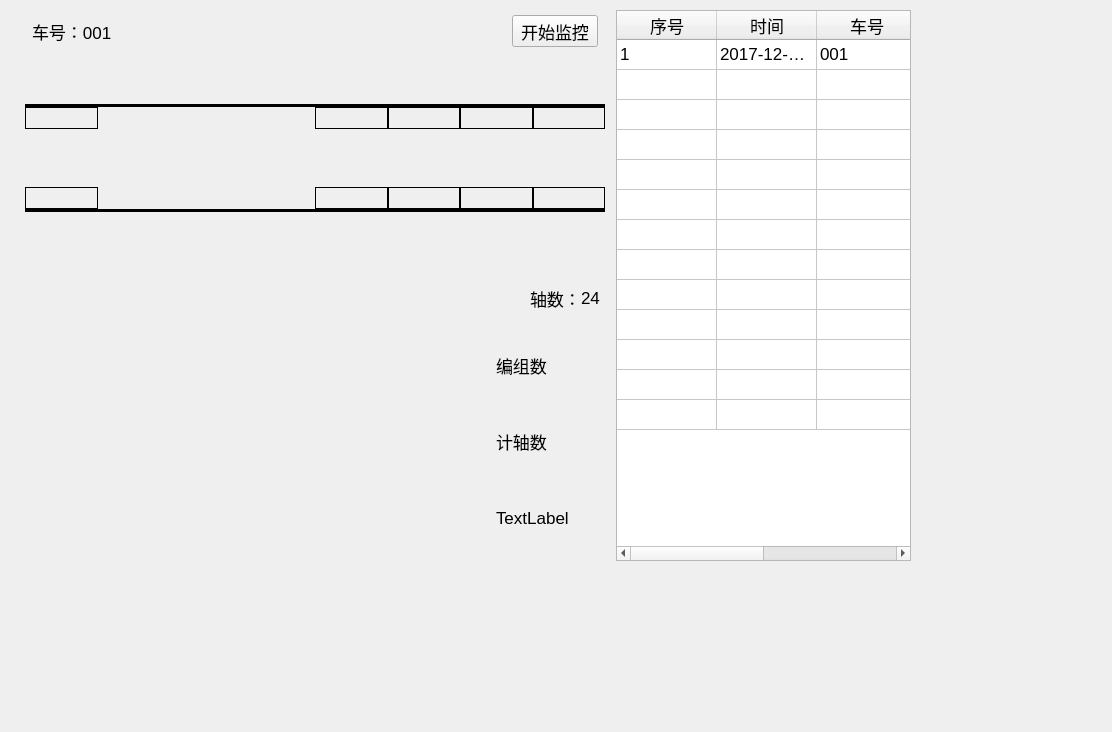
<?xml version="1.0" encoding="UTF-8"?>
<ui version="4.0">
 <class>DlgMoniteRealTime</class>
 <widget class="QDialog" name="DlgMoniteRealTime">
  <property name="geometry">
   <rect>
    <x>0</x>
    <y>0</y>
    <width>1112</width>
    <height>732</height>
   </rect>
  </property>
  <property name="font">
   <font>
    <pointsize>13</pointsize>
   </font>
  </property>
  <property name="windowTitle">
   <string>实时监控</string>
  </property>
  <widget class="QWidget" name="horizontalLayoutWidget">
   <property name="geometry">
    <rect>
     <x>20</x>
     <y>10</y>
     <width>891</width>
     <height>551</height>
    </rect>
   </property>
   <layout class="QHBoxLayout" name="mainLayout" stretch="2,1">
    <item>
     <layout class="QVBoxLayout" name="leftLayout" stretch="1,1,1,0,1,0,1,1,1,4">
      <property name="spacing">
       <number>0</number>
      </property>
      <property name="leftMargin">
       <number>5</number>
      </property>
      <property name="topMargin">
       <number>5</number>
      </property>
      <property name="rightMargin">
       <number>5</number>
      </property>
      <property name="bottomMargin">
       <number>5</number>
      </property>
      <item>
       <layout class="QHBoxLayout" name="horizontalLayout">
        <property name="leftMargin">
         <number>7</number>
        </property>
        <property name="rightMargin">
         <number>7</number>
        </property>
        <item>
         <widget class="QLabel" name="label_11">
          <property name="text">
           <string>车号：001</string>
          </property>
         </widget>
        </item>
        <item>
         <widget class="QToolButton" name="btnMonite">
          <property name="text">
           <string>开始监控</string>
          </property>
         </widget>
        </item>
       </layout>
      </item>
      <item>
       <layout class="QHBoxLayout" name="horizontalLayout_1" stretch="1,3,1,1,1,1">
        <item>
         <widget class="QLabel" name="labLight1">
          <property name="text">
           <string/>
          </property>
          <property name="pixmap">
           <pixmap resource="../images.qrc">:/images/graylight.png</pixmap>
          </property>
          <property name="alignment">
           <set>Qt::AlignBottom|Qt::AlignHCenter</set>
          </property>
         </widget>
        </item>
        <item>
         <spacer name="horizontalSpacer_4">
          <property name="orientation">
           <enum>Qt::Horizontal</enum>
          </property>
          <property name="sizeHint" stdset="0">
           <size>
            <width>40</width>
            <height>20</height>
           </size>
          </property>
         </spacer>
        </item>
        <item>
         <widget class="QLabel" name="labLight2">
          <property name="text">
           <string/>
          </property>
          <property name="pixmap">
           <pixmap resource="../images.qrc">:/images/graylight.png</pixmap>
          </property>
          <property name="alignment">
           <set>Qt::AlignBottom|Qt::AlignHCenter</set>
          </property>
         </widget>
        </item>
        <item>
         <widget class="QLabel" name="labLight3">
          <property name="text">
           <string/>
          </property>
          <property name="pixmap">
           <pixmap resource="../images.qrc">:/images/graylight.png</pixmap>
          </property>
          <property name="alignment">
           <set>Qt::AlignBottom|Qt::AlignHCenter</set>
          </property>
         </widget>
        </item>
        <item>
         <widget class="QLabel" name="labLight4">
          <property name="text">
           <string/>
          </property>
          <property name="pixmap">
           <pixmap resource="../images.qrc">:/images/graylight.png</pixmap>
          </property>
          <property name="alignment">
           <set>Qt::AlignBottom|Qt::AlignHCenter</set>
          </property>
         </widget>
        </item>
        <item>
         <widget class="QLabel" name="labLight5">
          <property name="text">
           <string/>
          </property>
          <property name="pixmap">
           <pixmap resource="../images.qrc">:/images/graylight.png</pixmap>
          </property>
          <property name="alignment">
           <set>Qt::AlignBottom|Qt::AlignHCenter</set>
          </property>
         </widget>
        </item>
       </layout>
      </item>
      <item>
       <widget class="Line" name="line">
        <property name="styleSheet">
         <string notr="true">gridline-color: rgb(0, 0, 0);
background-color: rgb(0, 0, 0);</string>
        </property>
        <property name="orientation">
         <enum>Qt::Horizontal</enum>
        </property>
       </widget>
      </item>
      <item>
       <layout class="QHBoxLayout" name="horizontalLayout_2" stretch="1,3,1,1,1,1">
        <item>
         <widget class="QLabel" name="label">
          <property name="frameShape">
           <enum>QFrame::Box</enum>
          </property>
          <property name="text">
           <string/>
          </property>
         </widget>
        </item>
        <item>
         <spacer name="horizontalSpacer">
          <property name="orientation">
           <enum>Qt::Horizontal</enum>
          </property>
          <property name="sizeHint" stdset="0">
           <size>
            <width>40</width>
            <height>20</height>
           </size>
          </property>
         </spacer>
        </item>
        <item>
         <widget class="QLabel" name="label_10">
          <property name="frameShape">
           <enum>QFrame::Box</enum>
          </property>
          <property name="text">
           <string/>
          </property>
         </widget>
        </item>
        <item>
         <widget class="QLabel" name="label_3">
          <property name="frameShape">
           <enum>QFrame::Box</enum>
          </property>
          <property name="text">
           <string/>
          </property>
         </widget>
        </item>
        <item>
         <widget class="QLabel" name="label_8">
          <property name="frameShape">
           <enum>QFrame::Box</enum>
          </property>
          <property name="text">
           <string/>
          </property>
         </widget>
        </item>
        <item>
         <widget class="QLabel" name="label_5">
          <property name="frameShape">
           <enum>QFrame::Box</enum>
          </property>
          <property name="text">
           <string/>
          </property>
         </widget>
        </item>
       </layout>
      </item>
      <item>
       <spacer name="verticalSpacer">
        <property name="orientation">
         <enum>Qt::Vertical</enum>
        </property>
        <property name="sizeHint" stdset="0">
         <size>
          <width>20</width>
          <height>40</height>
         </size>
        </property>
       </spacer>
      </item>
      <item>
       <layout class="QHBoxLayout" name="horizontalLayout_6" stretch="1,3,1,1,1,1">
        <item>
         <widget class="QLabel" name="label_14">
          <property name="frameShape">
           <enum>QFrame::Box</enum>
          </property>
          <property name="text">
           <string/>
          </property>
         </widget>
        </item>
        <item>
         <spacer name="horizontalSpacer_2">
          <property name="orientation">
           <enum>Qt::Horizontal</enum>
          </property>
          <property name="sizeHint" stdset="0">
           <size>
            <width>40</width>
            <height>20</height>
           </size>
          </property>
         </spacer>
        </item>
        <item>
         <widget class="QLabel" name="label_15">
          <property name="frameShape">
           <enum>QFrame::Box</enum>
          </property>
          <property name="text">
           <string/>
          </property>
         </widget>
        </item>
        <item>
         <widget class="QLabel" name="label_16">
          <property name="frameShape">
           <enum>QFrame::Box</enum>
          </property>
          <property name="text">
           <string/>
          </property>
         </widget>
        </item>
        <item>
         <widget class="QLabel" name="label_17">
          <property name="frameShape">
           <enum>QFrame::Box</enum>
          </property>
          <property name="text">
           <string/>
          </property>
         </widget>
        </item>
        <item>
         <widget class="QLabel" name="label_18">
          <property name="frameShape">
           <enum>QFrame::Box</enum>
          </property>
          <property name="text">
           <string/>
          </property>
         </widget>
        </item>
       </layout>
      </item>
      <item>
       <widget class="Line" name="line_2">
        <property name="styleSheet">
         <string notr="true">background-color: rgb(0, 0, 0);
gridline-color: rgb(0, 0, 0);</string>
        </property>
        <property name="orientation">
         <enum>Qt::Horizontal</enum>
        </property>
       </widget>
      </item>
      <item>
       <layout class="QHBoxLayout" name="horizontalLayout_5" stretch="1,3,1,1,1,1">
        <item>
         <widget class="QLabel" name="labLight6">
          <property name="text">
           <string/>
          </property>
          <property name="pixmap">
           <pixmap resource="../images.qrc">:/images/graylight.png</pixmap>
          </property>
          <property name="alignment">
           <set>Qt::AlignHCenter|Qt::AlignTop</set>
          </property>
         </widget>
        </item>
        <item>
         <spacer name="horizontalSpacer_5">
          <property name="orientation">
           <enum>Qt::Horizontal</enum>
          </property>
          <property name="sizeHint" stdset="0">
           <size>
            <width>40</width>
            <height>20</height>
           </size>
          </property>
         </spacer>
        </item>
        <item>
         <widget class="QLabel" name="labLight7">
          <property name="text">
           <string/>
          </property>
          <property name="pixmap">
           <pixmap resource="../images.qrc">:/images/graylight.png</pixmap>
          </property>
          <property name="alignment">
           <set>Qt::AlignHCenter|Qt::AlignTop</set>
          </property>
         </widget>
        </item>
        <item>
         <widget class="QLabel" name="labLight8">
          <property name="text">
           <string/>
          </property>
          <property name="pixmap">
           <pixmap resource="../images.qrc">:/images/graylight.png</pixmap>
          </property>
          <property name="alignment">
           <set>Qt::AlignHCenter|Qt::AlignTop</set>
          </property>
         </widget>
        </item>
        <item>
         <widget class="QLabel" name="labLight9">
          <property name="text">
           <string/>
          </property>
          <property name="pixmap">
           <pixmap resource="../images.qrc">:/images/graylight.png</pixmap>
          </property>
          <property name="alignment">
           <set>Qt::AlignHCenter|Qt::AlignTop</set>
          </property>
         </widget>
        </item>
        <item>
         <widget class="QLabel" name="labLight10">
          <property name="text">
           <string/>
          </property>
          <property name="pixmap">
           <pixmap resource="../images.qrc">:/images/graylight.png</pixmap>
          </property>
          <property name="alignment">
           <set>Qt::AlignHCenter|Qt::AlignTop</set>
          </property>
         </widget>
        </item>
       </layout>
      </item>
      <item>
       <layout class="QHBoxLayout" name="horizontalLayout_3">
        <property name="leftMargin">
         <number>5</number>
        </property>
        <property name="rightMargin">
         <number>5</number>
        </property>
        <item>
         <spacer name="horizontalSpacer_3">
          <property name="orientation">
           <enum>Qt::Horizontal</enum>
          </property>
          <property name="sizeHint" stdset="0">
           <size>
            <width>40</width>
            <height>20</height>
           </size>
          </property>
         </spacer>
        </item>
        <item>
         <widget class="QLabel" name="label_12">
          <property name="text">
           <string>轴数：</string>
          </property>
         </widget>
        </item>
        <item>
         <widget class="QLabel" name="label_13">
          <property name="text">
           <string>24</string>
          </property>
         </widget>
        </item>
       </layout>
      </item>
      <item>
       <layout class="QHBoxLayout" name="horizontalLayout_4" stretch="4,1">
        <item>
         <widget class="QWorldTrainMainWindow" name="widget_11" native="true"/>
        </item>
        <item>
         <layout class="QGridLayout" name="gridLayout">
          <property name="leftMargin">
           <number>7</number>
          </property>
          <property name="topMargin">
           <number>7</number>
          </property>
          <property name="rightMargin">
           <number>7</number>
          </property>
          <property name="bottomMargin">
           <number>7</number>
          </property>
          <property name="spacing">
           <number>15</number>
          </property>
          <item row="0" column="0">
           <widget class="QLabel" name="label_2">
            <property name="text">
             <string>编组数</string>
            </property>
           </widget>
          </item>
          <item row="1" column="0">
           <widget class="QLabel" name="label_7">
            <property name="text">
             <string>计轴数</string>
            </property>
           </widget>
          </item>
          <item row="2" column="0">
           <widget class="QLabel" name="label_6">
            <property name="text">
             <string>TextLabel</string>
            </property>
           </widget>
          </item>
          <item row="0" column="1">
           <widget class="QLabel" name="lblMarshalling">
            <property name="text">
             <string/>
            </property>
           </widget>
          </item>
          <item row="1" column="1">
           <widget class="QLabel" name="lblAxle">
            <property name="text">
             <string/>
            </property>
           </widget>
          </item>
          <item row="2" column="1">
           <widget class="QLabel" name="lblMarshalling_3">
            <property name="text">
             <string/>
            </property>
           </widget>
          </item>
         </layout>
        </item>
       </layout>
      </item>
     </layout>
    </item>
    <item>
     <widget class="QTableWidget" name="tableWidget">
      <property name="editTriggers">
       <set>QAbstractItemView::NoEditTriggers</set>
      </property>
      <attribute name="verticalHeaderVisible">
       <bool>false</bool>
      </attribute>
      <row>
       <property name="text">
        <string>1</string>
       </property>
      </row>
      <row>
       <property name="text">
        <string>新建行</string>
       </property>
      </row>
      <row>
       <property name="text">
        <string>新建行</string>
       </property>
      </row>
      <row>
       <property name="text">
        <string>新建行</string>
       </property>
      </row>
      <row>
       <property name="text">
        <string>新建行</string>
       </property>
      </row>
      <row>
       <property name="text">
        <string>新建行</string>
       </property>
      </row>
      <row>
       <property name="text">
        <string>新建行</string>
       </property>
      </row>
      <row>
       <property name="text">
        <string>新建行</string>
       </property>
      </row>
      <row>
       <property name="text">
        <string>新建行</string>
       </property>
      </row>
      <row>
       <property name="text">
        <string>新建行</string>
       </property>
      </row>
      <row>
       <property name="text">
        <string>新建行</string>
       </property>
      </row>
      <row>
       <property name="text">
        <string>新建行</string>
       </property>
      </row>
      <row>
       <property name="text">
        <string>新建行</string>
       </property>
      </row>
      <column>
       <property name="text">
        <string>序号</string>
       </property>
      </column>
      <column>
       <property name="text">
        <string>时间</string>
       </property>
      </column>
      <column>
       <property name="text">
        <string>车号</string>
       </property>
      </column>
      <column>
       <property name="text">
        <string>详情</string>
       </property>
      </column>
      <item row="0" column="0">
       <property name="text">
        <string>1</string>
       </property>
      </item>
      <item row="0" column="1">
       <property name="text">
        <string>2017-12-24 13:30</string>
       </property>
      </item>
      <item row="0" column="2">
       <property name="text">
        <string>001</string>
       </property>
      </item>
      <item row="0" column="3">
       <property name="text">
        <string>查看</string>
       </property>
      </item>
     </widget>
    </item>
   </layout>
  </widget>
 </widget>
 <customwidgets>
  <customwidget>
   <class>QWorldTrainMainWindow</class>
   <extends>QWidget</extends>
   <header>3DWheelPainter/qworldtrainmainwindow.hpp</header>
   <container>1</container>
  </customwidget>
 </customwidgets>
 <resources>
  <include location="../images.qrc"/>
 </resources>
 <connections/>
</ui>
